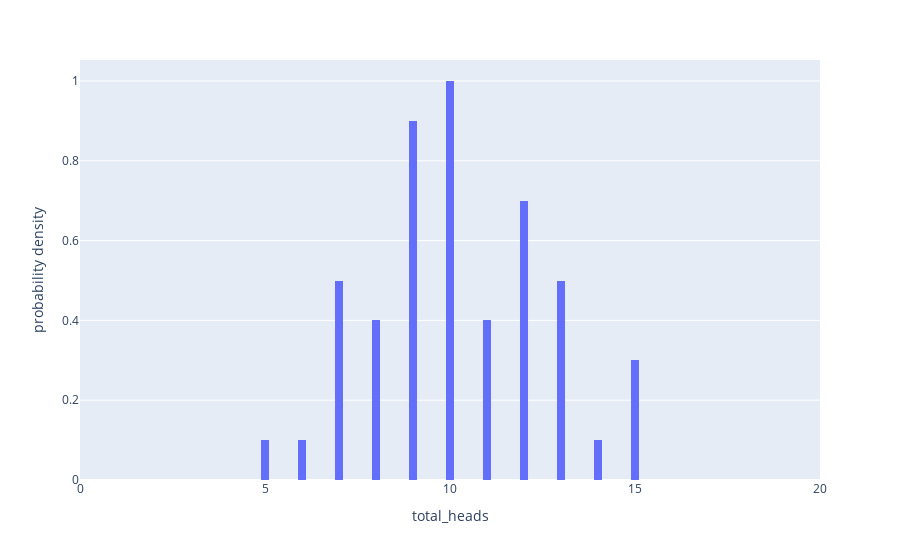

This figure's notebook cell:
### Markdown cell above
# Experimental Data

### Code cell


### Figure 1 — Plotly figure (JSON) as saved in the notebook; plotly's stock layout.template omitted (floating-point values rounded to 4 significant figures)
{"data": [{"alignmentgroup": "True", "bingroup": "x", "histnorm": "probability density", "hovertemplate": "total_heads=%{x}<br>probability density=%{y}<extra></extra>", "legendgroup": "", "marker": {"color": "#636efa", "pattern": {"shape": ""}}, "name": "", "nbinsx": 100, "offsetgroup": "", "orientation": "v", "showlegend": false, "type": "histogram", "x": [15, 12, 13, 10, 13, 10, 9, 7, 9, 7, 15, 11, 11, 9, 11, 12, 13, 12, 14, 10, 8, 10, 8, 7, 7, 13, 11, 5, 10, 12, 6, 10, 9, 10, 9, 9, 15, 10, 7, 12, 13, 9, 9, 9, 10, 12, 8, 8, 10, 12], "xaxis": "x", "yaxis": "y"}], "layout": {"barmode": "relative", "legend": {"tracegroupgap": 0}, "margin": {"t": 60}, "xaxis": {"anchor": "y", "domain": [0, 1], "fixedrange": true, "range": [0, 20], "title": {"text": "total_heads"}}, "yaxis": {"anchor": "x", "domain": [0, 1], "title": {"text": "probability density"}}}}
